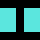

Rendered tile map (Tiled .tmx) drawn with the repository's tilesets; below, a short description and the full map source, tile grids included:
An orthogonal 5x5 tile map with 8x8 px tiles, 1 tile layer (interiors).

<map version="1.0" tiledversion="2017.07.26" orientation="orthogonal" renderorder="left-up" width="5" height="5" tilewidth="8" tileheight="8" nextobjectid="1">
 <tileset firstgid="1" source="interiors.tsx" />
 <layer name="interiors" width="5" height="5">
  <data encoding="csv">
0,0,0,0,0,
2,2,1,2,2,
2,2,1,2,2,
2,2,1,2,2,
0,0,0,0,0
</data>
 </layer>
</map>
